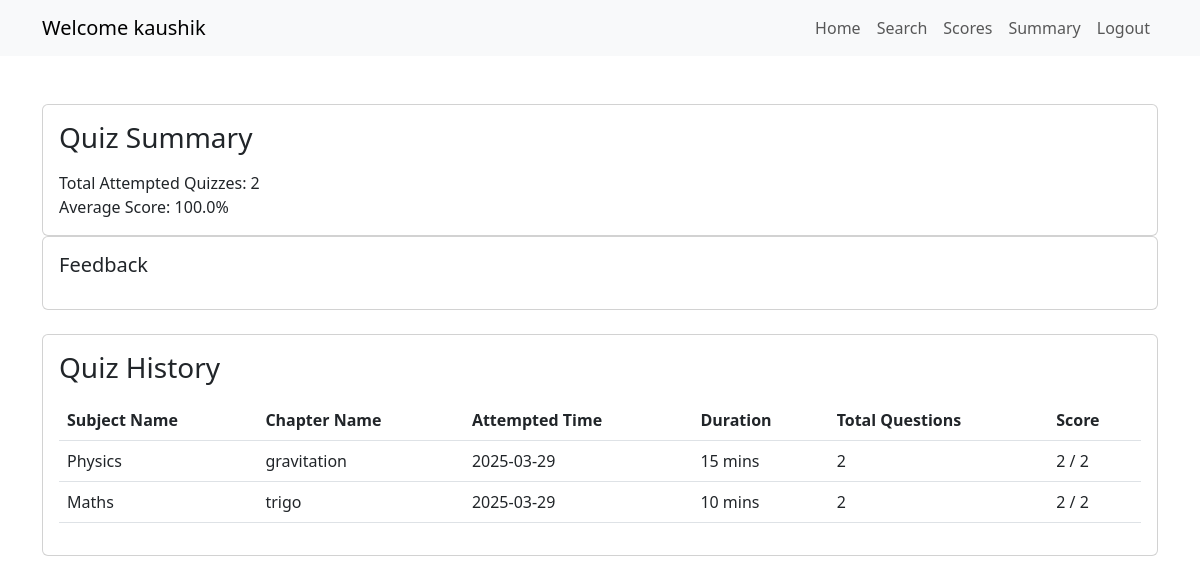
The app's page /quiz_handle_auth/scores (signed in) with its own data.
### models/models.py (models this page shows)
class User(db.Model, UserMixin):
    id = db.Column(db.Integer, primary_key=True)  # `id` is now the primary key
    username = db.Column(db.String(120), unique=True, nullable=False)
    password = db.Column(db.String(20), nullable=False)
    name = db.Column(db.String(120), nullable=False)
    qualification = db.Column(db.String(120), nullable=True)
    dob = db.Column(db.Date, nullable=True)  # Date of Birth
    role = db.Column(db.String(20), nullable=False, default='user')

class Subject(db.Model):
    id = db.Column(db.Integer, primary_key=True)
    name = db.Column(db.String(100), nullable=False)
    description = db.Column(db.Text, nullable=True)
    chapters = db.relationship('Chapter', backref='subject', lazy=True,cascade="all, delete-orphan")

class Chapter(db.Model):
    id = db.Column(db.Integer, primary_key=True)
    name = db.Column(db.String(100), nullable=False)
    description = db.Column(db.Text, nullable=True)
    subject_id = db.Column(db.Integer, db.ForeignKey('subject.id'), nullable=False)
    questions = db.relationship('Question', backref='chapter', lazy=True)
    quizzes = db.relationship('Quiz', backref='chapter', lazy=True)

### controllers/quiz_handling.py (the view)
@quiz_handle_auth.route('/scores', methods=['GET','POST'])
@login_required
def scores():
    quiz_id = request.args.get('quiz_id')
    feedback_list = session.pop('quiz_feedback', [])
    total_score = session.pop('total_score', 0)
    total_questions = session.pop('total_questions', 0)
    quiz_attempts = Score.query.filter_by(user_id=current_user.id).all()
    quiz_summary_data = []
    for attempt in quiz_attempts:
        quiz = Quiz.query.get(attempt.quiz_id)
        if quiz and quiz.chapter:
            chapter = quiz.chapter
            subject = chapter.subject
            quiz_summary_data.append({
                "subject_name": subject.name if subject else "Unknown",
                "chapter_name": chapter.name if chapter else "Unknown",
                "date_attempted": attempt.date_attempted.strftime('%Y-%m-%d') if attempt.date_attempted else "N/A",
                "duration": quiz.duration,
                "total_questions": attempt.total_questions,
                "score": attempt.score
            })
    total_attempted_quizzes = len(quiz_attempts)
    total_score = db.session.query(func.sum(Score.score)).filter_by(user_id=current_user.id).scalar() or 0
    total_questions = db.session.query(func.sum(Score.total_questions)).filter_by(user_id=current_user.id).scalar() or 0
    average_score = (total_score / total_questions) * 100 if total_questions > 0 else 0
    return render_template('scores.html',attempts=quiz_summary_data,total_attempted_quizzes=total_attempted_quizzes,
                           average_score=average_score,total_score=total_score,
                           total_questions=total_questions,
                           feedback_list=feedback_list)

### app.py (called while the page is built)
@login_manager.user_loader
def load_user(username):
    return User.query.get(username)

### templates/scores.html (shortened to what this page needs)
<!DOCTYPE html>
<html lang="en">
<head>
    <link rel="stylesheet" href="https://cdn.jsdelivr.net/npm/bootstrap@5.3.0/dist/css/bootstrap.min.css">
</head>
<body>
    <nav class="navbar navbar-expand-lg navbar-light bg-light">
        <div class="container">
            <a class="navbar-brand" href="#">Welcome {{ current_user.username }}</a>
            <div class="collapse navbar-collapse justify-content-end">
                <ul class="navbar-nav">
                    <li class="nav-item"><a class="nav-link" href="{{ url_for('user_dashboard') }}">Home</a></li>
                    <li class="nav-item"><a class="nav-link" href="{{ url_for('user_search.search_quiz') }}">Search</a></li>
                    <li class="nav-item"><a class="nav-link" href="{{ url_for('quiz_handle_auth.scores') }}">Scores</a></li>
                    <li class="nav-item"><a class="nav-link" href="{{ url_for('user_sum.user_summary') }}">Summary</a></li>
                    <li class="nav-item"><a class="nav-link" href="{{ url_for('auth.logout') }}">Logout</a></li>
                </ul>
            </div>
        </div>
    </nav>
    <div class="container mt-5">
        <section class="mb-6">
            <div class="row gap-6">
                <div class="col">
                    <div class="card">
                        <div class="card-body">
                            <h3 class="mb-3">Quiz Summary</h3>
                            <div class="detail-item">
                                <span class="detail-key">Total Attempted Quizzes:</span>
                                <span class="detail-value">{{ total_attempted_quizzes }}</span>
                            </div>
                            <div class="detail-item">
                                <span class="detail-key">Average Score:</span>
                                <span class="detail-value">{{ average_score }}%</span>
                            </div>
                        </div>
                    </div>
                </div>
            </div>
        </section>
        <div class="card mb-4">
            <div class="card-body">
                <h5 class="card-title">Feedback</h5>
            </div>
        </div>
        <section class="mb-6">
            <div class="card">
                <div class="card-body">
                    <h3 class="mb-3">Quiz History</h3>
                    <div class="table-container">
                        <table class="table">
                            <thead>
                                <tr>
                                    <th>Subject Name</th>
                                    <th>Chapter Name</th>
                                    <th>Attempted Time</th>
                                    <th>Duration</th>
                                    <th>Total Questions</th>
                                    <th>Score</th>
                                </tr>
                            </thead>
                            <tbody>
                                {% for score in attempts %}
                                <tr>
                                    <td>{{ score.subject_name }}</td>
                                    <td>{{ score.chapter_name }}</td>
                                    <td>{{ score.date_attempted }}</td>
                                    <td>{{ score.duration }} mins</td>
                                    <td>{{ score.total_questions }}</td>
                                    <td>{{ score.score }} / {{ score.total_questions }}</td>
                                </tr>
                                {% endfor %}
                            </tbody>
                        </table>
                    </div>
                </div>
            </div>
        </section>
    </div>
</body>
</html>

### records on screen
User: username "kaushik"
Subject: subject_name "Physics"
Chapter: chapter_name "gravitation"
Subject: subject_name "Maths"
Chapter: chapter_name "trigo"

### other values on screen
{{ total_attempted_quizzes }} "2"
{{ average_score }} "100.0"
{{ score.date_attempted }} "2025-03-29" "2025-03-29"
{{ score.duration }} "15" "10"
{{ score.total_questions }} "2" "2"
{{ score.score }} "2" "2"
